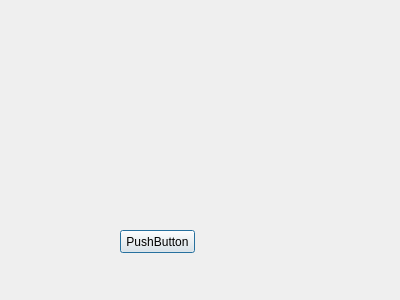
<?xml version="1.0" encoding="UTF-8"?>
<ui version="4.0">
 <class>EditWindow</class>
 <widget class="QDialog" name="EditWindow">
  <property name="geometry">
   <rect>
    <x>0</x>
    <y>0</y>
    <width>400</width>
    <height>300</height>
   </rect>
  </property>
  <property name="windowTitle">
   <string>Dialog</string>
  </property>
  <widget class="QPushButton" name="edButton">
   <property name="geometry">
    <rect>
     <x>120</x>
     <y>230</y>
     <width>75</width>
     <height>23</height>
    </rect>
   </property>
   <property name="text">
    <string>PushButton</string>
   </property>
  </widget>
 </widget>
 <resources/>
 <connections/>
</ui>
